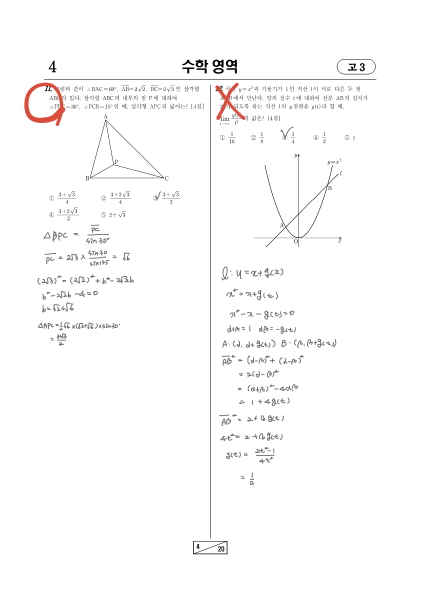
#> input picture test/draw4.png, 841 x 1190 px (shown at 1/2 size); the run also reads 1 picture not shown here
$ python sangmin.py
#> lines starting #> are read from the running program, lines starting #| are printed output that depends on the picture; after the words box and inside, x2 and y2 are one past the last pixel; in counts of white or black regions, pixels touching at a corner belong together
#> further down, draw is the input picture: shape (1190, 841, 3); mean B, G, R 251, 251, 251.5
import cv2
import numpy as np
import os

#잘린 문제들을 넣을 배열
question=[]


#화면 자르기 (중앙선 제일 위 s, 아래 e, 좌우 넓이 w)
def page_cut(page,s,e,w):
    left =  page[s+2:e, :w-2]
    right= page[s+2:e, w+2:w+w]

    return right, left

#화면 자르기 전처리
def make(image):
    img=image
    h=[]
    w=[]
    imgray = cv2.cvtColor(img, cv2.COLOR_BGR2GRAY)
    blur = cv2.GaussianBlur(imgray, ksize=(3,3), sigmaX=0)
    thresh = cv2.threshold(blur, 0, 255, cv2.THRESH_BINARY+cv2.THRESH_OTSU)[1]

    #edges = cv2.Canny(imgray,50,200,apertureSize = 3)

    edgesx = cv2.Sobel(thresh, -1, 1, 0, scale=4)
    edgesy = cv2.Sobel(thresh, -1, 0, 1, scale=4)
    edges = cv2.addWeighted (edgesx, 1, edgesy, 1, 0)
    lines = cv2.HoughLinesP(edges, 1, np.pi/180, 300,minLineLength=600,maxLineGap = 90)

    # 모의고사 상단 선, 중간 선 검출
    for i in range(len(lines)):
        for x1,y1,x2,y2 in lines[i]:
            if y1 == y2:
                h.append([x1,y1])
                h.append([x2,y2])

            if x1==x2:
                w.append([x1,y1])
                w.append([x2,y2])

    #가로선 h
    high=min(h, key=lambda x:x[1])
    max_h=max(h, key=lambda x:x[1]==high[1])
    min_h=min(h, key=lambda x:x[1]==high[1])

    #세로선 w
    max_w=max(w, key=lambda x:x[1])
    min_w=min(w, key=lambda x:x[1])

    #cv2.line(img,min_h,max_h,(0,0,255),1)
    cv2.line(img,min_w,max_w,(0,0,255),1)

    right, left =page_cut(img,max_h[1],max_w[1],max_w[0])
    # print(h)
    # print(w)
    # print("z",max_h,min_h,max_w,min_w)

    return right, left

# 문제 영역 찾기(좌우잘린 원본문제)
def find_question_area(page_rl):

    imgray = cv2.cvtColor(page_rl, cv2.COLOR_BGR2GRAY)
    blur = cv2.GaussianBlur(imgray, ksize=(3,3), sigmaX=0)
    thresh = cv2.threshold(blur, 0, 255, cv2.THRESH_BINARY+cv2.THRESH_OTSU)[1]

    edge = cv2.Canny(imgray, 100, 200)
    kernel = cv2.getStructuringElement(cv2.MORPH_RECT,(1000,100))
    closed = cv2.morphologyEx(edge, cv2.MORPH_DILATE, kernel)
    contours, hierarchy = cv2.findContours(closed.copy(),cv2.RETR_TREE, cv2.CHAIN_APPROX_SIMPLE)

    #만들어진 좌우 페이지에 문제 영역 표시
    contours_image = cv2.drawContours(page_rl, contours, -1, (0,255,0), 1)
    for c in contours:

		#문제 영역 (x=왼쪽 젤위x 좌표, y=왼쪽 젤위 y좌표, h=높이,w=넓이)
        x,y,w,h = cv2.boundingRect(c)
        img_trim = page_rl[y:y+h , x:x+w]

        #question에 넣기
        question.append(img_trim)
    return (contours)

# /혹은 X모양 찾기(좌우로 잘린 풀이된 문제)
def find_wrong(page_rl):

    img_hsv= cv2.cvtColor(page_rl, cv2.COLOR_BGR2HSV)

    # 빨강색 범위
    lower_red = np.array([-30, 100, 100])
    upper_red = np.array([30, 255, 255])

    worng_img=cv2.inRange(img_hsv, lower_red, upper_red)

    #sobel
    dx = cv2.Sobel(worng_img, -1, 1, 0, scale=4)

    # #canny
    # eges = cv2.Canny(worng_img,0,0,apertureSize = 3)

    #일자 라인 추출
    lines = cv2.HoughLinesP(dx,1, np.pi/180,50,minLineLength=50,maxLineGap = 200)
    if lines is not None:
        for i in lines:
            cv2.line(page_rl, (int(i[0][0]), int(i[0][1])), (int(i[0][2]), int(i[0][3])), (255, 0, 0), 2)
            # print(i[0])
            # cv2.imshow("a",page_rl)
            # cv2.waitKey(0)

    return lines
    # 추출된 라인의 rect을 만들기
    #29~35번째 줄 참고해서 만들고 좌표 저장하기()

def p_find_wrong(page_rl):
    img_hsv= cv2.cvtColor(page_rl, cv2.COLOR_BGR2HSV)


    lower_red = np.array([-200, 100, 100])
    upper_red = np.array([200, 255, 255])

    worng_img=cv2.inRange(img_hsv, lower_red, upper_red)

    dx = cv2.Sobel(worng_img, -1, 1, 0, scale=4)

    lines = cv2.HoughLinesP(dx,1, np.pi/180,50,minLineLength=48,maxLineGap =300)
    if lines is not None:
        for i in lines:
            cv2.line(page_rl, (int(i[0][0]), int(i[0][1])), (int(i[0][2]), int(i[0][3])), (255, 0, 0), 2)

    return lines


def check_rec(r1, r2):
    tmp1 = r1
    tmp2 = r2

    if r1[1] < r1[3]:
        tmp1[3] = r1[1]
        tmp1[1] = r1[3]

    if r2[1] < r2[3]:
        tmp2[3] = r2[1]
        tmp2[1] = r2[3]

    max_lb_x = max(tmp1[0], tmp2[0])
    min_lb_y = min(tmp1[1], tmp2[1])
    min_rt_x = min(tmp1[2], tmp2[2])
    max_rt_y = max(tmp1[3], tmp2[3])
    if max_lb_x > min_rt_x or min_lb_y < max_rt_y:
        return False
    return True


def make_rec(lines):
    if lines is None : return None
    rect=[]
    for line in lines:
        flag = True
        if rect == None:
            rect = line[0]
        else:
            for r in rect:
                if check_rec(line[0],r):
                    flag = False
                if flag is False:
                    break
            if flag:
                rect.append(line[0])

    return rect

#문제영역 표시
def find_qu_sangmin(count, rec, page):
    if rec is None: return None
    cnt_rst = []
    for c in count:
        flag = False
        x, y, w, h = cv2.boundingRect(c)
        rec_c = [x, y + h, x + w, y]
        for r in rec:
            # print(r)
            # print(rec_c)
            if check_rec(rec_c, r):
                flag = True
            if flag:
                cnt_rst.append(c)
                break
    cv2.drawContours(page, cnt_rst, -1, (0,0,255), 1)
    return cnt_rst #틀린문제 좌표

def templete_match(origin, picture,k):
    test=picture
    template=origin

    th, tw=template.shape[:2]
    methods = ['cv2.TM_CCOEFF_NORMED']

    for i, method_name in enumerate(methods):
        img_draw = test.copy()
        method = eval(method_name) # 문자열을 함수에 사용하도록 변환

         # 템플릿 매칭
        res = cv2.matchTemplate(test, template, method)

        # 최대, 최소 값과 그 좌표 구하기
        ## 순서대로 최소값, 최대값, 최소값 좌표, 최대값 좌표
        min_val, max_val, min_loc, max_loc = cv2.minMaxLoc(res)
        # print(k, method_name, min_val, max_val, min_loc, max_loc)

        # TM_SQDIFF의 경우 최소 값이 좋은 매칭, 나머지는 최대 값이 좋은 매칭

        if method in [cv2.TM_SQDIFF, cv2.TM_SQDIFF_NORMED]:
            top_left = min_loc # 최소값 좌표
            match_val = min_val # 최소값(좋은 매칭)

        else:
            top_left = max_loc # 최대값 좌표
            match_val = max_val # 최대값(좋은 매칭)

        # [7 lines of commented-out code are left out]

    return match_val

def find_origin(origin_dir, draw):

#> called with origin_dir = './test/origin/'
    i = 1
    val_list = []

    for origin in os.listdir(origin_dir) :
        # if template_file.startswith("test"):
        # startswitch는 origin_dir 내부에 원본 이미지 외에 다른 폴더나
        # 다른 이미지가 같이섞여있으면 특정 텍스트 포함한 이미지만 추출
        origin_path = os.path.join(origin_dir,origin)
        origin_img = cv2.imread(origin_path)
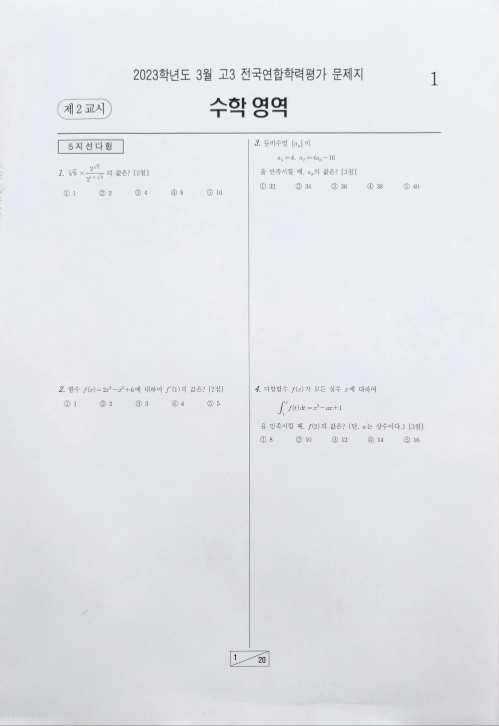
#> input picture test/origin/picture.jpg, 998 x 1452 px (shown at 1/2 size)
#> origin_img is the input picture: shape (1452, 998, 3); mean B, G, R 233.6, 228.2, 226.3
        val= templete_match(origin_img, draw,i)
#> the loop in templete_match, `for i, method_name in enumerate(methods):` made 1 pass
#> (min_val, max_val, min_loc, top_left, match_val) on pass 1: (-0.0562, 0.0958, (4, 234), (78, 73), 0.0958)
#> pass 1, in templete_match, `res = cv2.matchTemplate(test, template, method)`:
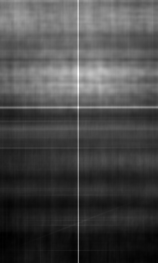
#> res: shape (263, 158) float32; min -0.0562, max 0.0958, mean -0.013; drawn with min black and max white
#> val = 0.0958
        val_list.append((val,origin_img))
        i+=1


    # print(val_list)

    val_list.sort(reverse=True)

    #내림차순 정렬한 튜플에서 image 반환
    return val_list[0][1]


#원본, 채점

draw=src1 = cv2.imread("./test/draw4.png")

#directory에서 origin 이미지 찾기
# origin=cv2.imread("./test/test4.png")
origin = find_origin("./test/origin/",draw)


#사진, 사진채점
picture_draw = cv2.imread("./test/picture_draw.jpg")
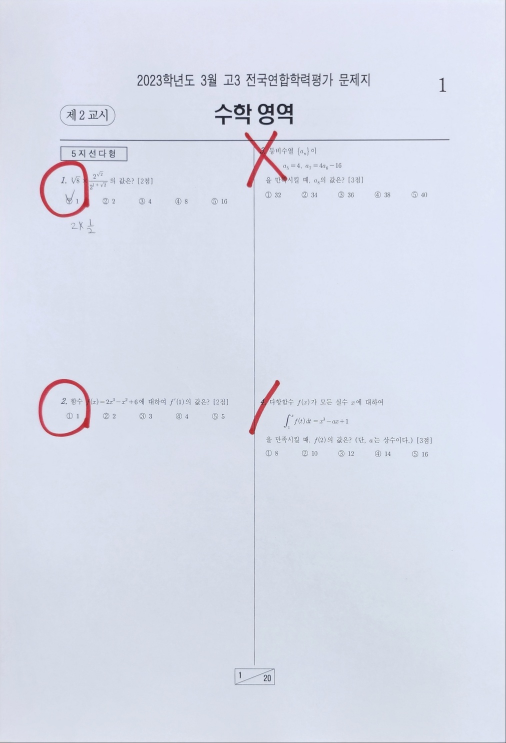
#> input picture test/picture_draw.jpg, 1012 x 1486 px (shown at 1/2 size)
#> picture_draw is the input picture: shape (1486, 1012, 3); mean B, G, R 234.6, 220.8, 215.9
picture_draw = cv2.resize(picture_draw, dsize=(841,1190))
#> picture_draw: shape (1190, 841, 3)

# picture = find_origin("./test/picture",picture_draw)
picture = cv2.imread("./test/picture.jpg")
picture = cv2.resize(picture, dsize=(841,1190))

#자르기
o_right,o_left=make(origin)
#> in make, `thresh = cv2.threshold(blur, 0, 255, cv2.THRESH_BINARY+cv2.THRESH_OTSU..`: thresh: shape (1190, 841); 98.3% white; 464 black regions (324 under 20 px), largest, box (x1, y1, x2, y2) and area: (419, 170, 422, 1076) 2714, (88, 158, 753, 160) 1328, (385, 1081, 456, 1109) 685
#> in make, `edgesx = cv2.Sobel(thresh, -1, 1, 0, scale=4)`: edgesx: shape (1190, 841); 1.1% white in thin lines or dots, all inside (x1, y1, x2, y2) = (93, 116, 754, 1110)
#> in make, `edgesy = cv2.Sobel(thresh, -1, 0, 1, scale=4)`: edgesy: shape (1190, 841); 1% white in thin lines or dots, all inside (x1, y1, x2, y2) = (87, 119, 754, 1110)
#> in make, `edges = cv2.addWeighted (edgesx, 1, edgesy, 1, 0)`: edges: shape (1190, 841); 1.8% white in thin lines or dots, all inside (x1, y1, x2, y2) = (87, 116, 754, 1110)
#> in make, `lines = cv2.HoughLinesP(edges, 1, np.pi/180, 300,minLineLength=600,max..`: lines = [[421, 1109, 421, 130], [422, 1109, 422, 129], [88, 159, 753, 159], [87, 160, 753, 160]]
#> the loop in make, `for i in range(len(lines)):` made 4 passes
#> after the loop in make, `for i in range(len(lines)):`: h = [[88, 159], [753, 159], [87, 160], [753, 160]]; w = [[421, 1109], [421, 130], [422, 1109], [422, 129]]
#> in make, `high=min(h, key=lambda x:x[1])`: high = [88, 159]
#> in make, `min_h=min(h, key=lambda x:x[1]==high[1])`: min_h = [87, 160]
#> in make, `max_w=max(w, key=lambda x:x[1])`: max_w = [421, 1109]
#> in make, `min_w=min(w, key=lambda x:x[1])`: min_w = [422, 129]
#> in make, `cv2.line(img,min_w,max_w,(0,0,255),1)`: img: shape (1190, 841, 3); mean B, G, R 252.3, 252.3, 252.6
p_right,p_left=make(picture)
#> in make (call 2), `thresh = cv2.threshold(blur, 0, 255, cv2.THRESH_BINARY+cv2.THRESH_OTSU..`: thresh: shape (1190, 841); 70.1% white; 462 black regions (285 under 20 px), largest, box (x1, y1, x2, y2) and area: (0, 227, 841, 1190) 269059, (96, 215, 744, 221) 2650, (96, 227, 210, 254) 1789
#> in make (call 2), `edgesx = cv2.Sobel(thresh, -1, 1, 0, scale=4)`: edgesx: shape (1190, 841); 2% white in thin lines or dots
#> in make (call 2), `edgesy = cv2.Sobel(thresh, -1, 0, 1, scale=4)`: edgesy: shape (1190, 841); 2% white in thin lines or dots
#> in make (call 2), `edges = cv2.addWeighted (edgesx, 1, edgesy, 1, 0)`: edges: shape (1190, 841); 3.2% white in thin lines or dots
#> the loop in make (call 2), `for i in range(len(lines)):` made 2 passes
#> in make (call 2), `cv2.line(img,min_w,max_w,(0,0,255),1)`: img: shape (1190, 841, 3); mean B, G, R 233.4, 227.9, 226.2


d_right,d_left=make(draw)
#> in make (call 3), `thresh = cv2.threshold(blur, 0, 255, cv2.THRESH_BINARY+cv2.THRESH_OTSU..`: thresh: shape (1190, 841); 96.5% white; 507 black regions (149 under 20 px), largest, box (x1, y1, x2, y2) and area: (419, 170, 422, 1077) 2719, (48, 165, 131, 252) 2476, (510, 308, 683, 495) 2182
#> in make (call 3), `edgesx = cv2.Sobel(thresh, -1, 1, 0, scale=4)`: edgesx: shape (1190, 841); 2.2% white in thin lines or dots, all inside (x1, y1, x2, y2) = (56, 116, 754, 1110)
#> in make (call 3), `edgesy = cv2.Sobel(thresh, -1, 0, 1, scale=4)`: edgesy: shape (1190, 841); 2.1% white in thin lines or dots, all inside (x1, y1, x2, y2) = (47, 119, 754, 1110)
#> in make (call 3), `edges = cv2.addWeighted (edgesx, 1, edgesy, 1, 0)`: edges: shape (1190, 841); 3.6% white in thin lines or dots, all inside (x1, y1, x2, y2) = (47, 116, 754, 1110)
#> in make (call 3), `cv2.line(img,min_w,max_w,(0,0,255),1)`: img: shape (1190, 841, 3); 0.09% of pixels changed, all inside (x1, y1, x2, y2) = (422, 160, 423, 1110)
pd_right,pd_left=make(picture_draw)
#> in make (call 4), `thresh = cv2.threshold(blur, 0, 255, cv2.THRESH_BINARY+cv2.THRESH_OTSU..`: thresh: shape (1190, 841); 98.1% white; 410 black regions (327 under 20 px), largest, box (x1, y1, x2, y2) and area: (100, 209, 747, 301) 2940, (66, 234, 212, 349) 2361, (0, 0, 841, 1190) 2031
#> in make (call 4), `edgesx = cv2.Sobel(thresh, -1, 1, 0, scale=4)`: edgesx: shape (1190, 841); 0.89% white in thin lines or dots, all inside (x1, y1, x2, y2) = (69, 116, 748, 1098)
#> in make (call 4), `edgesy = cv2.Sobel(thresh, -1, 0, 1, scale=4)`: edgesy: shape (1190, 841); 0.97% white in thin lines or dots, all inside (x1, y1, x2, y2) = (63, 119, 748, 1098)
#> in make (call 4), `edges = cv2.addWeighted (edgesx, 1, edgesy, 1, 0)`:
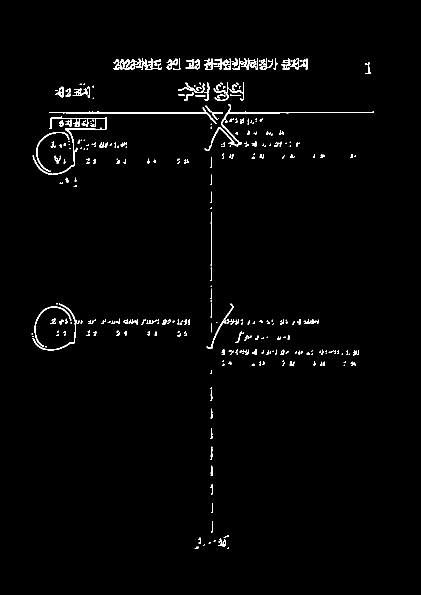
#> edges: shape (1190, 841) (shown at 1/2 size); 1.5% white in thin lines or dots, all inside (x1, y1, x2, y2) = (63, 116, 748, 1098)
#> in make (call 4), `lines = cv2.HoughLinesP(edges, 1, np.pi/180, 300,minLineLength=600,max..`: lines = [[99, 225, 746, 225], [423, 1064, 423, 237]]
#> the loop in make (call 4), `for i in range(len(lines)):` made 2 passes
#> after the loop in make (call 4), `for i in range(len(lines)):`: h = [[99, 225], [746, 225]]; w = [[423, 1064], [423, 237]]
#> in make (call 4), `high=min(h, key=lambda x:x[1])`: high = [99, 225]
#> in make (call 4), `max_w=max(w, key=lambda x:x[1])`: max_w = [423, 1064]
#> in make (call 4), `min_w=min(w, key=lambda x:x[1])`: min_w = [423, 237]
#> in make (call 4), `cv2.line(img,min_w,max_w,(0,0,255),1)`: img: shape (1190, 841, 3); mean B, G, R 234.3, 220.5, 215.8
#> call 4 of page_cut, with s = 225, e = 1064, w = 423
#> in page_cut (call 4), `right= page[s+2:e, w+2:w+w]`:
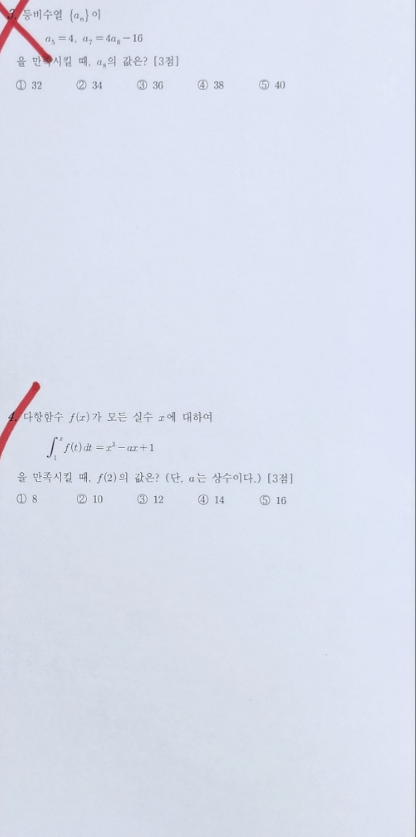
#> right: shape (837, 416, 3); mean B, G, R 237.3, 223.3, 217.5


count_l = find_question_area(o_left)
#> in find_question_area, `thresh = cv2.threshold(blur, 0, 255, cv2.THRESH_BINARY+cv2.THRESH_OTSU..`:
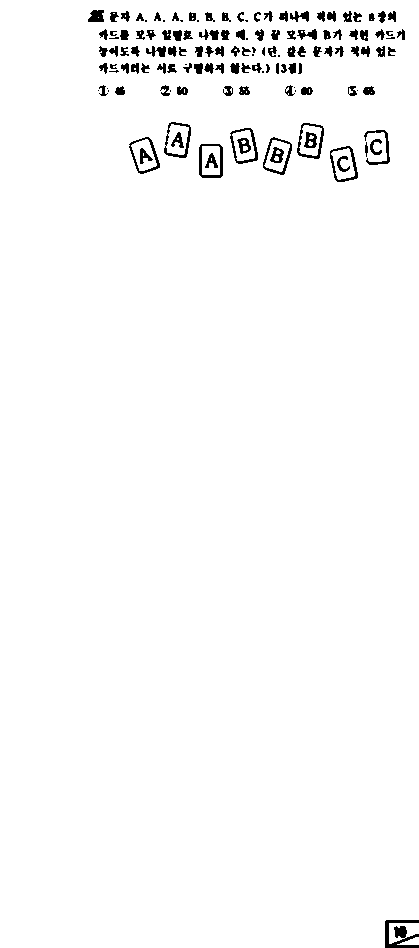
#> thresh: shape (948, 419); 97.8% white; 135 black regions (21 under 20 px), largest, box (x1, y1, x2, y2) and area: (385, 920, 419, 948) 499, (199, 144, 223, 178) 276, (230, 128, 258, 164) 249
#> in find_question_area, `edge = cv2.Canny(imgray, 100, 200)`:
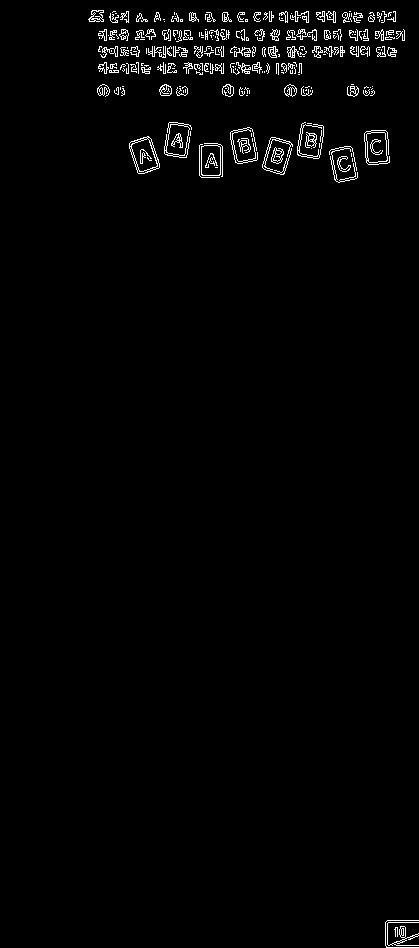
#> edge: shape (948, 419); 1.7% white in thin lines or dots, all inside (x1, y1, x2, y2) = (88, 10, 419, 948)
#> in find_question_area, `contours, hierarchy = cv2.findContours(closed.copy(),cv2.RETR_TREE, cv..`: contours = 2 contours; box (x1, y1, x2, y2) and area: (0, 0, 419, 233) 96976, (0, 871, 419, 948) 31768
#> the loop in find_question_area, `for c in contours:` made 2 passes
#> (c, x, y, w, h) on passes 1 to 2: ([[0, 871], [0, 947], [418, 947], [418, 871]], 0, 871, 419, 77), ([[0, 0], [0, 232], [418, 232], [418, 0]], 0, 0, 419, 233)
#> after the loop in find_question_area, `for c in contours:`: question = 2 items
#> count_l has the same summary as contours in find_question_area
count_r = find_question_area(o_right)
#> in find_question_area (call 2), `contours, hierarchy = cv2.findContours(closed.copy(),cv2.RETR_TREE, cv..`: contours = 2 contours; box (x1, y1, x2, y2) and area: (0, 0, 418, 147) 60882, (0, 871, 418, 948) 31692
#> the loop in find_question_area (call 2), `for c in contours:` made 2 passes
#> (c, x, y, w, h) on passes 1 to 2: ([[0, 871], [0, 947], [417, 947], [417, 871]], 0, 871, 418, 77), ([[0, 0], [0, 146], [417, 146], [417, 0]], 0, 0, 418, 147)
#> count_r has the same summary as contours in find_question_area

count_pl = find_question_area(p_left)
#> in find_question_area (call 3), `contours, hierarchy = cv2.findContours(closed.copy(),cv2.RETR_TREE, cv..`: contours = 2 contours; box (x1, y1, x2, y2) and area: (0, 0, 419, 150) 62282, (0, 361, 419, 495) 55594
#> count_pl has the same summary as contours in find_question_area
count_pr = find_question_area(p_right)
#> in find_question_area (call 4), `contours, hierarchy = cv2.findContours(closed.copy(),cv2.RETR_TREE, cv..`: contours = 2 contours; box (x1, y1, x2, y2) and area: (0, 361, 418, 555) 80481, (0, 0, 418, 140) 57963
#> count_pr has the same summary as contours in find_question_area

line_r = find_wrong(d_right)
#> in find_wrong, `lines = cv2.HoughLinesP(dx,1, np.pi/180,50,minLineLength=50,maxLineGap..`: lines = [[6, 14, 58, 76], [8, 76, 37, 13], [7, 16, 57, 75]]
#> the loop in find_wrong, `for i in lines:` made 3 passes
#> line_r has the same summary as lines in find_wrong
line_l = find_wrong(d_left)

line_pr = p_find_wrong(pd_right)
#> in p_find_wrong, `lines = cv2.HoughLinesP(dx,1, np.pi/180,50,minLineLength=48,maxLineGap..`: lines = [[1, 434, 34, 381], [4, 14, 46, 62]]
#> the loop in p_find_wrong, `for i in lines:` made 2 passes
#> line_pr = [[1, 434, 34, 381], [4, 14, 46, 62]]
line_pl = p_find_wrong(pd_left)

rect_r = make_rec(line_r)
#> the loop in make_rec, `for line in lines:` made 3 passes
#> after the loop in make_rec, `for line in lines:`: rect = [[6, 14, 58, 14], [7, 16, 57, 16]]
#> rect_r = [[6, 14, 58, 14], [7, 16, 57, 16]]
rect_l = make_rec(line_l)

rect_pr = make_rec(line_pr)
#> rect_pr = [[1, 434, 34, 381], [4, 14, 46, 14]]
rect_pl = make_rec(line_pl)

find_qu_sangmin(count_l, rect_l, o_left)
find_qu_sangmin(count_r, rect_r, o_right)
#> the loop in find_qu_sangmin (call 2), `for c in count:` made 2 passes
#> (c, x, y, w, h) on pass 1: ([[0, 871], [0, 947], [417, 947], [417, 871]], 0, 871, 418, 77)
#> (c, x, y, w, h) on pass 2: ([[0, 0], [0, 146], [417, 146], [417, 0]], 0, 0, 418, 147)

find_qu_sangmin(count_pl, rect_pl, p_left)
find_qu_sangmin(count_pr, rect_pr, p_right)
#> after the loop in find_qu_sangmin (call 4), `for c in count:`: cnt_rst has the same summary as contours in find_question_area

cv2.imshow('o_right',o_right)
cv2.imshow('o_left',o_left)

cv2.imshow('p_right',p_right)
cv2.imshow('p_left',p_left)

cv2.imshow('d_right',d_right)
cv2.imshow('d_left',d_left)

cv2.imshow('pd_right',pd_right)
cv2.imshow('pd_left',pd_left)

cv2.waitKey(0)
